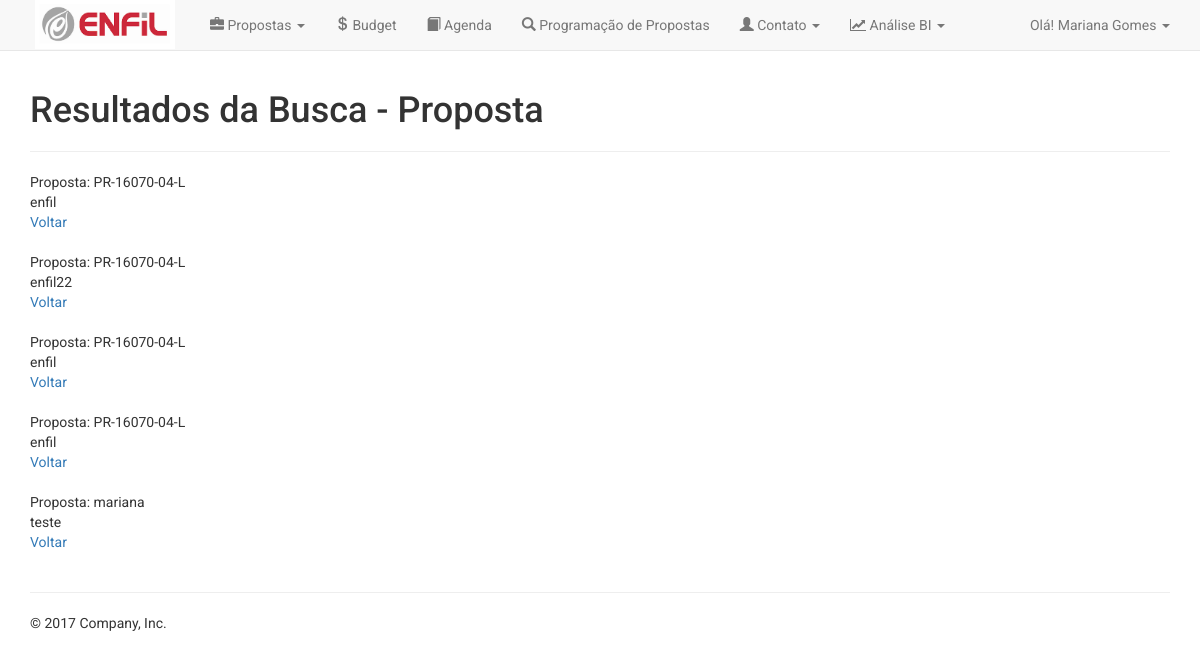
/analise_pesquisar.php, run on the app's committed database.
### tables this page shows
CREATE TABLE `enfil_proposta` (
  `id_proposta` int(6) NOT NULL,
  `id_usuario` int(4) NOT NULL,
  `num_processo` varchar(255) NOT NULL,
  `cliente` varchar(255) NOT NULL,
  `fornecedor` varchar(255) NOT NULL,
  `observacao` varchar(255) NOT NULL,
  `resp_tec` varchar(255) NOT NULL,
  `resp_com` varchar(255) NOT NULL,
  `status` varchar(255) NOT NULL,
  `respa` varchar(255) NOT NULL,
  `respb` varchar(255) NOT NULL,
  `respc` varchar(255) NOT NULL,
  `respd` varchar(255) NOT NULL,
  `respe` varchar(255) NOT NULL,
  `respf` varchar(255) NOT NULL,
  `pro_data_criacao` varchar(255) NOT NULL
);

### analise_pesquisar.php (the view, shortened to what this page needs)
<?php
  include_once ("conexao.php");
?>
<html>
	<head>
		<link rel="stylesheet" href="https://cdnjs.cloudflare.com/ajax/libs/font-awesome/4.7.0/css/font-awesome.min.css">
		<link rel="stylesheet" href="assets/css/bootstrap.min.css" type="text/css">
		<link rel="stylesheet" href="assets/css/bootstrap.css" type="text/css">
		<link rel="stylesheet" href="assets/css/estilo.css" type="text/css">
  	</head>
   	<body>
		<?php
			include_once "header.php"
		?>
		<div class="container">
			<h1>Resultados da Busca - Proposta</h1>
			<hr>
			<?php
				$pesquisa = $_POST['pesquisa'];
				$sql="SELECT * FROM enfil_proposta WHERE num_processo LIKE '%$pesquisa%' OR cliente LIKE '$pesquisa%' OR fornecedor LIKE '$pesquisa%' OR observacao LIKE '$pesquisa%' OR status LIKE '$pesquisa%' LIMIT 5 ";
				$result= mysqli_query($conn,$sql);
				while($rows_pesquisar = mysqli_fetch_array($result)){
					echo "Proposta: ".$rows_pesquisar['num_processo']."<br>".$rows_pesquisar['cliente']."<br>
					<a href='index2.php'>Voltar</a><br>";
					echo "<br>";
				}
			?>
			<hr>
			<footer>
				<p>&copy; 2017 Company, Inc.</p>
			</footer>
		</div>
	</body>
</html>

### assets/css/estilo.css (style rules this page uses)
body { padding-bottom: 20px; border-radius: 1em; font-family: 'Roboto', sans-serif; }
p { font-family: 'Roboto', sans-serif; }

### data on the page
enfil_proposta: num_processo "PR-16070-04-L", cliente "enfil"
enfil_proposta: num_processo "PR-16070-04-L", cliente "enfil22"
enfil_proposta: num_processo "PR-16070-04-L", cliente "enfil"
enfil_proposta: num_processo "PR-16070-04-L", cliente "enfil"
enfil_proposta: num_processo "mariana", cliente "teste"
